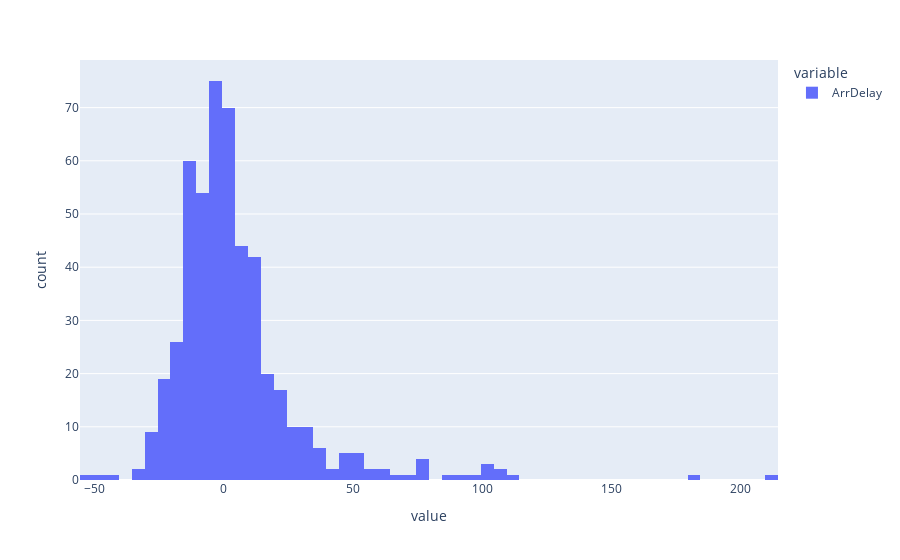

Notebook source saved alongside this figure:
### Markdown cell above
**To do**

*   Use px.histogram and pass the dataset.
*   Pass `ArrDelay` to x parameter.

### Code cell
fig = px.histogram(data['ArrDelay'])
fig.show()

### Figure 1 — Plotly figure (JSON) as saved in the notebook; plotly's stock layout.template omitted (floating-point values rounded to 4 significant figures; data arrays with more than 128 entries replaced by an {"elided": "..."} marker saying what was removed)
{"data": [{"alignmentgroup": "True", "bingroup": "x", "hovertemplate": "variable=ArrDelay<br>value=%{x}<br>count=%{y}<extra></extra>", "legendgroup": "ArrDelay", "marker": {"color": "#636efa", "pattern": {"shape": ""}}, "name": "ArrDelay", "offsetgroup": "ArrDelay", "orientation": "v", "showlegend": true, "x": {"elided": "500 int values"}, "xaxis": "x", "yaxis": "y", "type": "histogram"}], "layout": {"xaxis": {"anchor": "y", "domain": [0, 1], "title": {"text": "value"}, "type": "linear", "range": [-55.5, 214.5], "autorange": true}, "yaxis": {"anchor": "x", "domain": [0, 1], "title": {"text": "count"}, "range": [0, 78.95], "autorange": true}, "legend": {"title": {"text": "variable"}, "tracegroupgap": 0}, "margin": {"t": 60}, "barmode": "relative", "autosize": true}}
